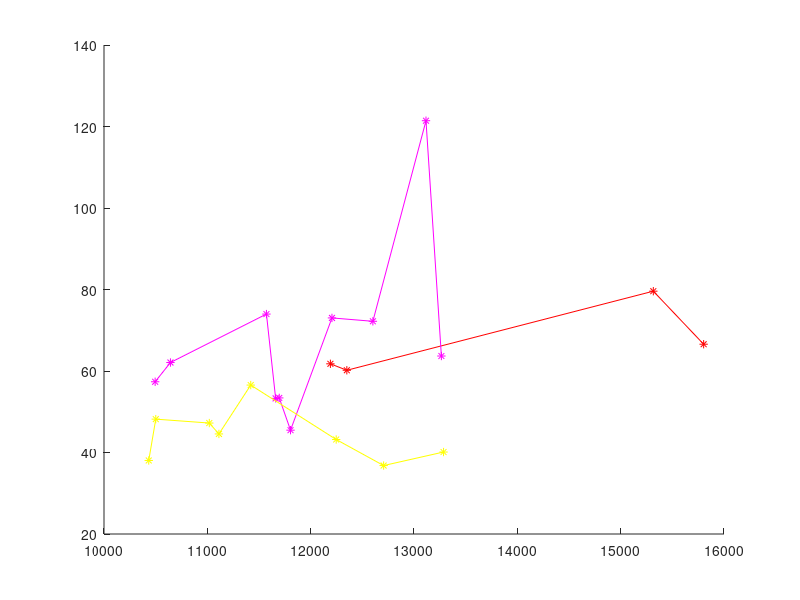
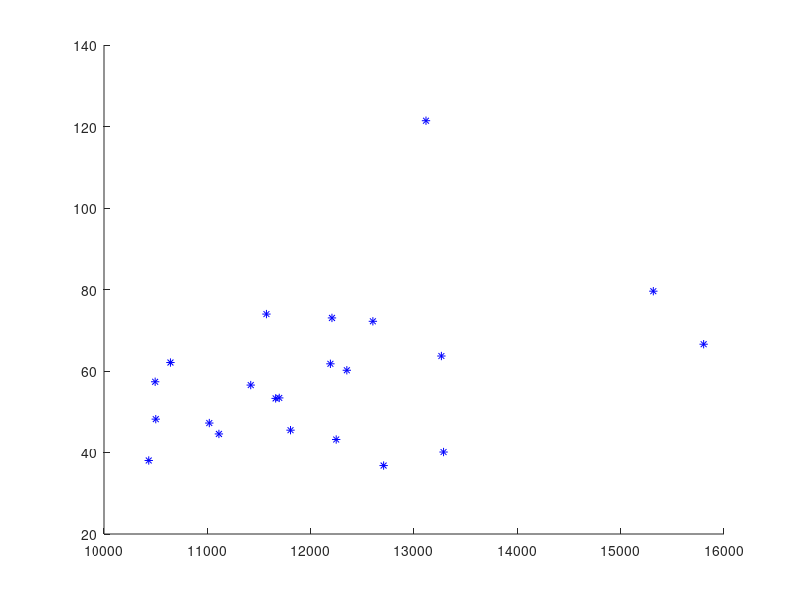

MATLAB code to generate these figures, in order:
%day 1:

a1 = [11434, 10937, 10982, 11856, 13725, 11622, 12185];
b1 = [167.5896, 133.4, 190.729, 66.3649, 70.1485, 77.093, 109.5420];


[a1,ind1] = sort(a1, 'ascend');
b1 = b1(ind1);


%day 2:

a2 = [12191, 15316, 15803, 12350];
b2 = [61.764, 79.5872, 66.5746, 60.18];

[a2,ind2] = sort(a2, 'ascend');
b2 = b2(ind2);


%day 3:

a3 = [18941, 27116];
b3 = [79.1054, 83.0454];

[a3,ind3] = sort(a3, 'ascend');
b3 = b3(ind3);


%day 4:

a4 = [13116, 10643, 11572, 12602, 12206, 13265, 10495, 11661, 11805, 11696];
b4 = [121.4196, 62.0813, 73.9693, 72.1974, 73.0248, 63.6778, 57.3585, 53.2794, 45.4790, 53.3951];

[a4,ind4] = sort(a4, 'ascend');
b4 = b4(ind4);


%day 5:

a5 = [10501, 10433, 11420, 11112, 13286, 12706, 11019, 12247];
b5 = [48.187, 38.0423, 56.5469, 44.5550, 40.1163, 36.7973, 47.2287, 43.1877];

[a5,ind5] = sort(a5, 'ascend');
b5 = b5(ind5);


figure; 

%plot(a1,b1, 'b*-');
hold on;
plot(a2,b2, 'r*-');
%plot(a3,b3, 'g*-');
plot(a4,b4, 'm*-');
plot(a5,b5, 'y*-');


figure; 

%plot(a1,b1, 'b*');
hold on;
plot(a2,b2, 'b*');
%plot(a3,b3, 'b*');
plot(a4,b4, 'b*');
plot(a5,b5, 'b*');

save('areadrb.dat', 'a2', 'a4', 'a5', 'b2', 'b4', 'b5', '-ascii');
